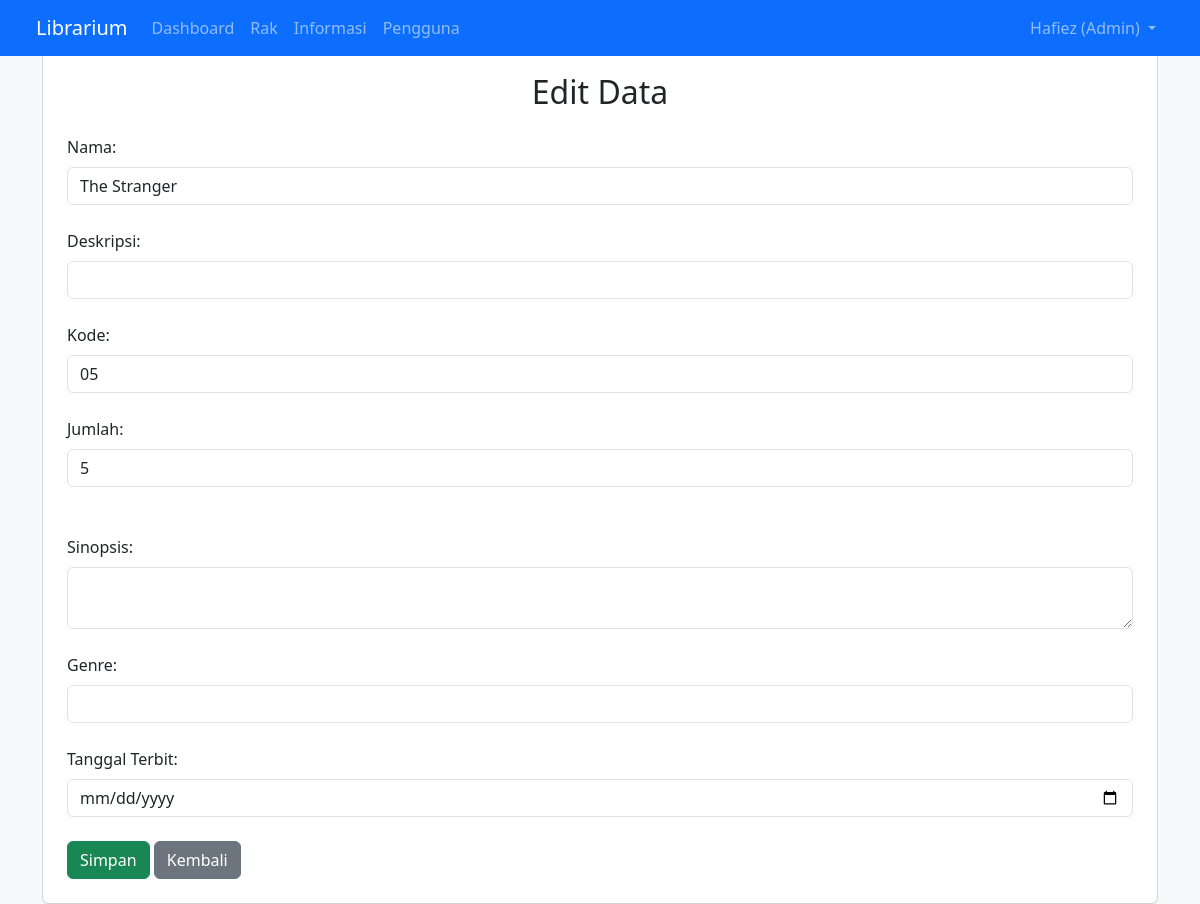
Screenshot of /shelf_edit.php?id=11 (signed in) with the database file from the repository.
### tables this page shows
CREATE TABLE `tb_shelf` (
  `id` int(11) NOT NULL,
  `shelf_code` varchar(20) DEFAULT NULL,
  `nama` varchar(255) DEFAULT NULL,
  `author` varchar(255) DEFAULT NULL,
  `image` varchar(255) DEFAULT NULL,
  `amount` int(11) DEFAULT 0,
  `description` text NOT NULL,
  `synopsis` text NOT NULL,
  `genre` varchar(100) NOT NULL,
  `publish` date DEFAULT NULL,
  `created_at` timestamp NULL DEFAULT current_timestamp()
);

### shelf_edit.php (the view, shortened to what this page needs)
<?php
include 'header.php';
$id = $_GET['id'] ?? null;
if ($id) {
    $query = mysqli_query($conn, "SELECT * FROM tb_shelf WHERE id = '$id'");
    $data = mysqli_fetch_assoc($query);
} else {
    echo "ID tidak ditemukan.";
}
?>
<body class="bg-light">
    <div class="container mt-5">
        <div class="card p-4">
            <h2 class="mb-4 text-center">Edit Data</h2>
            <form method="POST">
                <label class="form-label">Nama:</label><br>
                <input type="text" class="form-control" name="nama" value="<?= $data['nama'] ?>"><br>
                <label class="form-label">Deskripsi:</label><br>
                <input type="text" class="form-control" name="description" value="<?= $data['description'] ?>"><br>
                <label class="form-label">Kode:</label><br>
                <input type="text" class="form-control" name="shelf_code" value="<?= $data['shelf_code'] ?>"><br>
                <label class="form-label">Jumlah:</label><br>
                <input type="number" class="form-control" name="amount" value="<?= $data['amount'] ?>"><br><br>
                <label class="form-label">Sinopsis:</label>
                <textarea class="form-control" name="synopsis"><?= $data['synopsis'] ?></textarea><br>
                <label class="form-label">Genre:</label>
                <input type="text" class="form-control" name="genre" value="<?= $data['genre'] ?>"><br>
                <label class="form-label">Tanggal Terbit:</label>
                <input type="date" class="form-control" name="publish" value="<?= $data['publish'] ?>"><br>
                <button type="submit" class="btn btn-success">Simpan</button>
                <a href="shelf.php" class="btn btn-secondary">Kembali</a>
            </form>
        </div>
    </div>
</body>

### rows the page displays
tb_shelf: nama "The Stranger", shelf_code "05", amount "5"

### other values shown
$_SESSION['uname'] "Hafiez"
$_SESSION['ulevel'] "Admin"
